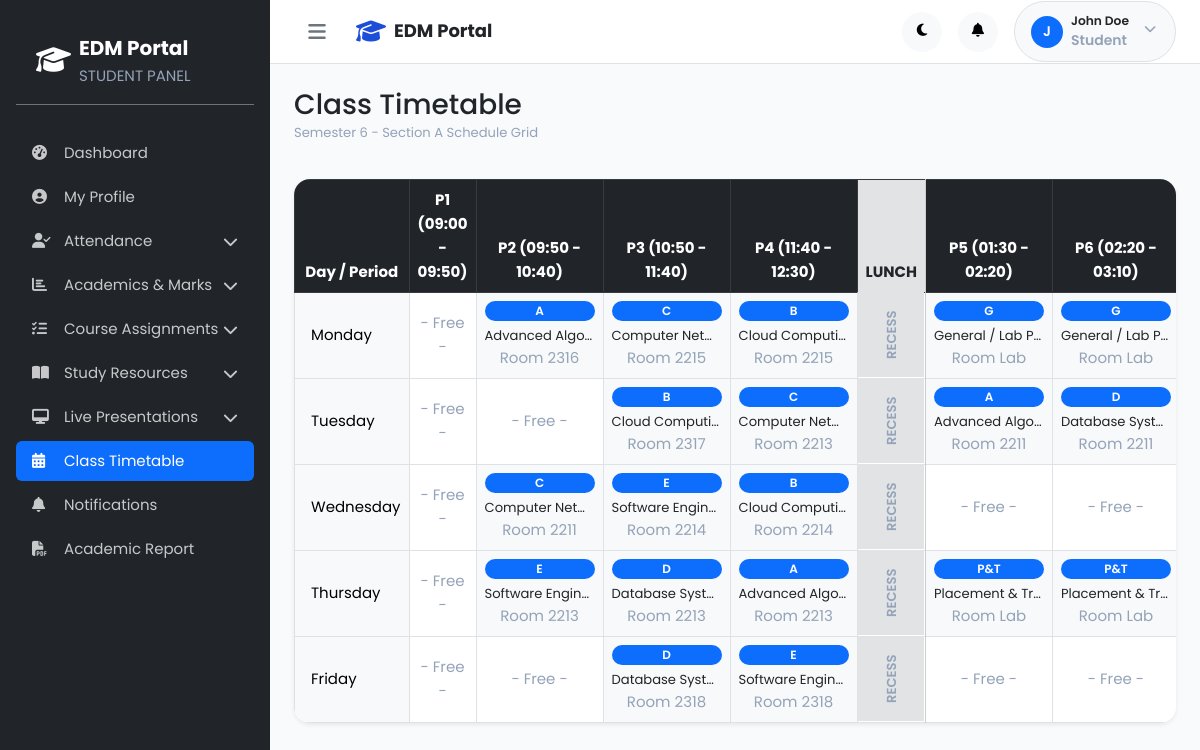
The app's page /student/timetable.php (signed in) with its own data.
### tables this page shows
CREATE TABLE `students` (
  `id` int(10) UNSIGNED NOT NULL,
  `user_id` int(10) UNSIGNED NOT NULL,
  `register_number` varchar(30) NOT NULL,
  `first_name` varchar(60) NOT NULL,
  `last_name` varchar(60) NOT NULL,
  `date_of_birth` date DEFAULT NULL,
  `gender` enum('male','female','other') DEFAULT NULL,
  `phone` varchar(20) DEFAULT NULL,
  `address` text DEFAULT NULL,
  `department_id` int(10) UNSIGNED NOT NULL,
  `semester` tinyint(3) UNSIGNED NOT NULL DEFAULT 1,
  `section` varchar(20) DEFAULT 'Batch A',
  `academic_year` varchar(20) NOT NULL,
  `admission_date` date DEFAULT NULL,
  `guardian_name` varchar(100) DEFAULT NULL,
  `guardian_phone` varchar(20) DEFAULT NULL,
  `created_at` timestamp NOT NULL DEFAULT current_timestamp(),
  `updated_at` timestamp NOT NULL DEFAULT current_timestamp() ON UPDATE current_timestamp()
);

CREATE TABLE `timetable` (
  `id` int(10) UNSIGNED NOT NULL,
  `department_id` int(10) UNSIGNED NOT NULL,
  `semester` tinyint(3) UNSIGNED NOT NULL,
  `section` varchar(20) DEFAULT 'Batch A',
  `day_of_week` enum('Monday','Tuesday','Wednesday','Thursday','Friday','Saturday') NOT NULL,
  `period_number` tinyint(3) UNSIGNED NOT NULL,
  `start_time` time NOT NULL,
  `end_time` time NOT NULL,
  `subject_id` int(10) UNSIGNED NOT NULL,
  `staff_id` int(10) UNSIGNED DEFAULT NULL,
  `classroom_id` int(10) UNSIGNED DEFAULT NULL,
  `academic_year` varchar(20) NOT NULL,
  `created_at` timestamp NOT NULL DEFAULT current_timestamp(),
  `updated_at` timestamp NOT NULL DEFAULT current_timestamp() ON UPDATE current_timestamp()
);

CREATE TABLE `subjects` (
  `id` int(10) UNSIGNED NOT NULL,
  `code` varchar(20) NOT NULL,
  `name` varchar(150) NOT NULL,
  `department_id` int(10) UNSIGNED NOT NULL,
  `semester` tinyint(3) UNSIGNED NOT NULL,
  `credits` tinyint(3) UNSIGNED DEFAULT 3,
  `type` enum('theory','lab','elective') NOT NULL DEFAULT 'theory',
  `staff_id` int(10) UNSIGNED DEFAULT NULL,
  `status` enum('active','inactive') NOT NULL DEFAULT 'active',
  `created_at` timestamp NOT NULL DEFAULT current_timestamp(),
  `updated_at` timestamp NOT NULL DEFAULT current_timestamp() ON UPDATE current_timestamp()
);

CREATE TABLE `classrooms` (
  `id` int(10) UNSIGNED NOT NULL,
  `room_number` varchar(20) NOT NULL,
  `building` varchar(80) DEFAULT NULL,
  `building_name` varchar(80) DEFAULT NULL,
  `floor` varchar(20) DEFAULT NULL,
  `capacity` smallint(5) UNSIGNED NOT NULL DEFAULT 60,
  `type` enum('lecture','lab','seminar','smart') NOT NULL DEFAULT 'lecture',
  `latitude` decimal(10,7) DEFAULT NULL,
  `longitude` decimal(10,7) DEFAULT NULL,
  `has_projector` tinyint(1) NOT NULL DEFAULT 0,
  `has_ac` tinyint(1) NOT NULL DEFAULT 0,
  `has_smart_board` tinyint(1) NOT NULL DEFAULT 0,
  `status` enum('available','maintenance','reserved') NOT NULL DEFAULT 'available',
  `created_at` timestamp NOT NULL DEFAULT current_timestamp(),
  `updated_at` timestamp NOT NULL DEFAULT current_timestamp() ON UPDATE current_timestamp()
);

### includes/functions.php (called while the page is built, shortened)
<?php
function sanitize($str) {
    return htmlspecialchars(trim($str ?? ''), ENT_QUOTES, 'UTF-8');
}
function getCurrentUserRole() {
    return $_SESSION['user_role'] ?? null;
}
function getCurrentUserName() {
    return $_SESSION['user_name'] ?? ($_SESSION['username'] ?? 'User');
}

### student/timetable.php (the view, shortened to what this page needs)
<?php
require_once __DIR__ . '/../includes/functions.php';
$studentId = $_SESSION['role_id'] ?? 0;
$db = getDB();
$stStmt = $db->prepare("SELECT department_id, semester, section FROM students WHERE id = ?");
$stStmt->execute([$studentId]);
$student = $stStmt->fetch();
$ttStmt = $db->prepare("
    SELECT tt.*, sub.code AS subject_code, sub.name AS subject_name, st.first_name, st.last_name, c.room_number
    FROM timetable tt
    JOIN subjects sub ON tt.subject_id = sub.id
    JOIN staff st ON tt.staff_id = st.id
    LEFT JOIN classrooms c ON tt.classroom_id = c.id
    WHERE tt.department_id = ? AND tt.semester = ? AND tt.section = ?
    ORDER BY FIELD(tt.day_of_week, 'Monday', 'Tuesday', 'Wednesday', 'Thursday', 'Friday', 'Saturday'), tt.period_number ASC
");
$ttStmt->execute([$student['department_id'], $student['semester'], $student['section']]);
$timetable = $ttStmt->fetchAll();
$days = ['Monday', 'Tuesday', 'Wednesday', 'Thursday', 'Friday'];
$grid = [];
foreach ($timetable as $t) {
    $grid[$t['day_of_week']][$t['period_number']] = $t;
}
require_once __DIR__ . '/../includes/header.php';
?>
<div class="d-flex" id="wrapper">
    <?php require_once __DIR__ . '/../includes/sidebar.php'; ?>
    <div id="page-content-wrapper" class="w-100">
        <?php require_once __DIR__ . '/../includes/navbar.php'; ?>
        <div class="container-fluid p-4">
            <div class="d-flex justify-content-between align-items-center mb-4">
                <div>
                    <h1 class="h3 font-weight-bold text-dark mb-0">Class Timetable</h1>
                    <p class="text-muted small">Semester <?= htmlspecialchars($student['semester']) ?> - Section <?= htmlspecialchars($student['section']) ?> Schedule Grid</p>
                </div>
            </div>
            <div class="card border-0 shadow-sm" style="border-radius: 16px;">
                <div class="table-responsive">
                    <table class="table table-bordered align-middle text-center mb-0">
                        <thead class="table-dark">
                            <tr>
                                <th style="width: 120px;">Day / Period</th>
                                <th>P1 (09:00 - 09:50)</th>
                                <th>P2 (09:50 - 10:40)</th>
                                <th>P3 (10:50 - 11:40)</th>
                                <th>P4 (11:40 - 12:30)</th>
                                <th class="table-secondary text-dark" style="width: 80px;">LUNCH</th>
                                <th>P5 (01:30 - 02:20)</th>
                                <th>P6 (02:20 - 03:10)</th>
                            </tr>
                        </thead>
                        <tbody>
                            <?php foreach ($days as $day): ?>
                                <tr>
                                    <td class="font-weight-bold table-light text-start ps-3"><?= $day ?></td>
                                    <?php for ($p = 1; $p <= 7; $p++): ?>
                                        <?php if ($p == 5): ?>
                                            <td class="table-secondary text-muted small align-middle" style="writing-mode: vertical-lr; transform: rotate(180deg); font-weight: 600;">RECESS</td>
                                        <?php endif; ?>
                                        <?php if (isset($grid[$day][$p])): ?>
                                            <?php $slot = $grid[$day][$p]; ?>
                                            <td class="p-2 bg-light">
                                                <span class="badge bg-primary text-white font-weight-600 d-block mb-1"><?= htmlspecialchars($slot['subject_code']) ?></span>
                                                <small class="d-block text-dark font-weight-500 text-truncate" style="max-width: 110px;"><?= htmlspecialchars($slot['subject_name']) ?></small>
                                                <span class="text-muted text-xs d-block">Room <?= htmlspecialchars($slot['room_number'] ?? 'Lab') ?></span>
                                            </td>
                                        <?php else: ?>
                                            <td class="text-muted text-xs align-middle bg-white">- Free -</td>
                                        <?php endif; ?>
                                    <?php endfor; ?>
                                </tr>
                            <?php endforeach; ?>
                        </tbody>
                    </table>
                </div>
            </div>
        </div>
    </div>
</div>
<?php require_once __DIR__ . '/../includes/footer.php'; ?>

### includes/header.php (shortened to what this page needs)
<?php
$bodyClass = isset($bodyClass) ? $bodyClass : '';
?>
<!DOCTYPE html>
<html lang="en" data-theme="light">
<head>
    <link href="https://cdn.jsdelivr.net/npm/bootstrap@5.3.0/dist/css/bootstrap.min.css" rel="stylesheet">
    <link rel="stylesheet" href="https://cdnjs.cloudflare.com/ajax/libs/font-awesome/6.4.0/css/all.min.css">
    <link rel="stylesheet" href="<?= APP_URL ?>/assets/css/style.css?v=<?= file_exists(__DIR__ . '/../assets/css/style.css') ? filemtime(__DIR__ . '/../assets/css/style.css') : time() ?>">
</head>
<body class="<?= $bodyClass ?>">

### includes/sidebar.php (shortened to what this page needs)
<?php
$currentRole = getCurrentUserRole();
$currentPage = basename($_SERVER['PHP_SELF']);
$menuItems = $menus[$currentRole] ?? [];
function isMenuActive($item) {
    global $currentPage;
    if (isset($item['file']) && $item['file'] === $currentPage) return true;
    return false;
}
?>
<aside class="sidebar bg-dark text-white p-3" id="sidebar">
    <div class="sidebar-header d-flex align-items-center justify-content-between pb-3 border-bottom border-secondary mb-3">
        <a href="<?= APP_URL ?>/<?= $currentRole ?>/dashboard.php" class="text-white text-decoration-none d-flex align-items-center gap-2">
            <i class="fas fa-graduation-cap text-accent fs-3"></i>
            <div>
                <strong class="d-block leading-tight fs-5">EDM Portal</strong>
                <span class="text-muted text-xs text-uppercase font-weight-600"><?= $currentRole ?> Panel</span>
            </div>
        </a>
    </div>
    <nav class="sidebar-nav">
        <ul class="nav nav-pills flex-column mb-auto">
            <?php foreach ($menuItems as $item): ?>
                <?php $active = isMenuActive($item); ?>
                <?php if (isset($item['children'])): ?>
                    <li class="nav-item mb-1">
                        <a class="nav-link text-white d-flex align-items-center justify-content-between <?= $active ? 'active bg-primary font-weight-600' : 'opacity-75' ?>" data-bs-toggle="collapse" href="#collapse<?= md5($item['label']) ?>" role="button" aria-expanded="<?= $active ? 'true' : 'false' ?>">
                            <div>
                                <i class="<?= $item['icon'] ?> me-2" style="width: 20px;"></i>
                                <span><?= $item['label'] ?></span>
                            </div>
                            <i class="fas fa-chevron-down text-xs"></i>
                        </a>
                    </li>
                <?php else: ?>
                    <li class="nav-item mb-1">
                        <a href="<?= APP_URL . $item['url'] ?>" class="nav-link text-white <?= $active ? 'active bg-primary font-weight-600' : 'opacity-75' ?>">
                            <i class="<?= $item['icon'] ?> me-2" style="width: 20px;"></i>
                            <span><?= $item['label'] ?></span>
                        </a>
                    </li>
                <?php endif; ?>
            <?php endforeach; ?>
        </ul>
    </nav>
</aside>

### includes/navbar.php (shortened to what this page needs)
<?php
$currentRole = getCurrentUserRole();
$userName = getCurrentUserName();
?>
<nav class="navbar navbar-expand-lg navbar-light bg-white border-bottom shadow-xs px-4 py-2" id="main-navbar">
    <div class="container-fluid p-0">
        <div class="d-flex align-items-center gap-3">
            <button class="btn btn-outline-secondary btn-sm border-0" id="sidebarToggle" aria-label="Toggle sidebar">
                <i class="fas fa-bars fs-5"></i>
            </button>
            <a href="<?= APP_URL ?>/<?= $currentRole ?>/dashboard.php" class="navbar-brand font-weight-bold text-dark d-flex align-items-center gap-2 mb-0">
                <i class="fas fa-graduation-cap text-primary fs-4"></i>
                <span>EDM Portal</span>
            </a>
        </div>
        <div class="d-flex align-items-center gap-3">
            <button class="btn btn-light rounded-circle p-2 theme-toggle-btn shadow-xs" id="themeToggleBtn" title="Toggle Theme" aria-label="Toggle dark/light mode" style="width: 40px; height: 40px; display: inline-flex; align-items: center; justify-content: center;">
            </button>
            <a href="<?= APP_URL ?>/<?= $currentRole ?>/notifications.php" class="btn btn-light rounded-circle p-2 position-relative" style="width: 40px; height: 40px; display: inline-flex; align-items: center; justify-content: center;">
                <i class="fas fa-bell"></i>
            </a>
            <div class="dropdown position-relative">
                <button class="btn btn-light rounded-pill px-3 py-1.5 d-flex align-items-center gap-2 border" type="button" id="userDropdownBtn" onclick="toggleUserDropdown(event)" aria-expanded="false" style="cursor: pointer; position: relative;">
                    <div class="rounded-circle bg-primary text-white d-flex align-items-center justify-content-center font-weight-600 shadow-xs" style="width: 32px; height: 32px; font-size: 14px;">
                        <?= strtoupper(substr($userName, 0, 1)) ?>
                    </div>
                    <div class="text-start d-none d-md-block">
                        <span class="d-block font-weight-600 text-dark small leading-tight"><?= sanitize($userName) ?></span>
                        <span class="d-block text-muted text-xs text-capitalize leading-tight"><?= $currentRole ?></span>
                    </div>
                    <i class="fas fa-chevron-down text-muted small ms-1" id="userDropdownChevron"></i>
                </button>
            </div>
        </div>
    </div>
</nav>

### includes/footer.php (shortened to what this page needs)
</body>
</html>

### records on screen
students: semester "6", section "A"
timetable: subject.code "A", subject.name "Advanced Algo…", classroom.room_number "2316"
timetable: subject.code "C", subject.name "Computer Net…", classroom.room_number "2215"
timetable: subject.code "B", subject.name "Cloud Computi…", classroom.room_number "2215"
timetable: shows "RECESS", subject.code "G", subject.name "General / Lab P…", room_number "Lab"
timetable: subject.code "G", subject.name "General / Lab P…", room_number "Lab"
timetable: subject.code "B", subject.name "Cloud Computi…", classroom.room_number "2317"
timetable: subject.code "C", subject.name "Computer Net…", classroom.room_number "2213"
timetable: shows "RECESS", subject.code "A", subject.name "Advanced Algo…", classroom.room_number "2211"
timetable: subject.code "D", subject.name "Database Syst…", classroom.room_number "2211"
timetable: subject.code "C", subject.name "Computer Net…", classroom.room_number "2211"
timetable: subject.code "E", subject.name "Software Engin…", classroom.room_number "2214"
timetable: subject.code "B", subject.name "Cloud Computi…", classroom.room_number "2214"
timetable: subject.code "E", subject.name "Software Engin…", classroom.room_number "2213"
timetable: subject.code "D", subject.name "Database Syst…", classroom.room_number "2213"
timetable: subject.code "A", subject.name "Advanced Algo…", classroom.room_number "2213"
timetable: shows "RECESS", subject.code "P&T", subject.name "Placement & Tr…", room_number "Lab"
timetable: subject.code "P&T", subject.name "Placement & Tr…", room_number "Lab"
timetable: subject.code "D", subject.name "Database Syst…", classroom.room_number "2318"
timetable: subject.code "E", subject.name "Software Engin…", classroom.room_number "2318"

### other values on screen
$currentRole "STUDENT"
$item['label'] "Dashboard"
$item['label'] "My Profile"
$item['label'] "Attendance"
$item['label'] "Academics & Marks"
$item['label'] "Course Assignments"
$item['label'] "Study Resources"
$item['label'] "Live Presentations"
$item['label'] "Class Timetable"
$item['label'] "Notifications"
$item['label'] "Academic Report"
substr($userName, 0, 1) "J"
$userName "John Doe"
$currentRole "Student"
$day "Monday"
